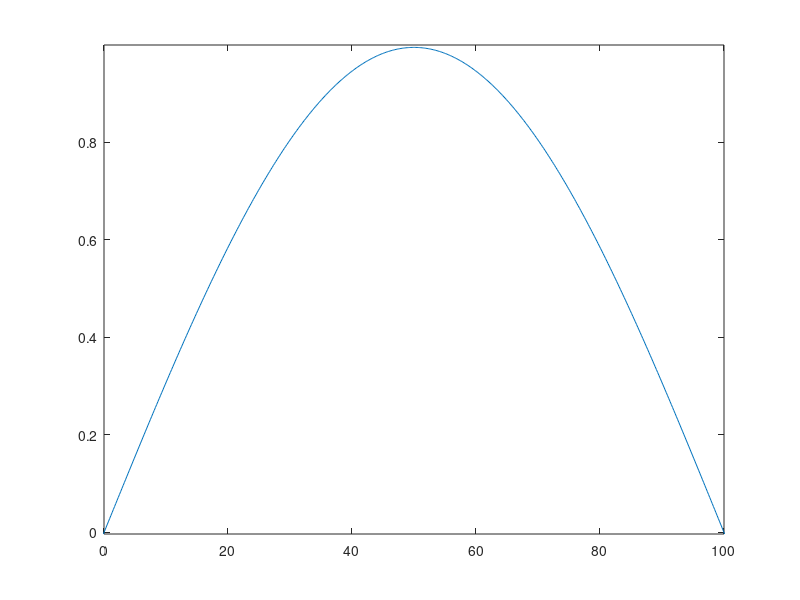

This figure's MATLAB source:
clear;close all;
% Set the number of grid points and build a cell-center grid
N=500;
L=100;
h=L/N;
x=-.5*h:h:L+.5*h;
x=x'; % Turn x into a column vector.
% Load the diffusion coefficient array (make it a column vector)
D=ones(N+2,1); % (just 1 for now--we'll change it later)
% Load Dm with average values D(j-1/2) and Dp with D(j+1/2)
Dm=zeros(N+2,1);Dp=zeros(N+2,1); % Make the column vectors
Dm(2:N+1)=.5*(D(2:N+1)+D(1:N)); % average j and j-1
Dp(2:N+1)=.5*(D(2:N+1)+D(3:N+2)); % average j and j+1
% Set the initial temperature distribution
T=sin(pi*x/L);
% Find the maximum of T for setting plot limits
Tmax=max(T);Tmin=min(T);
% Choose the time step tau.
% The max tau for explicit stability is a reasonable choice
tau = h^2/max(D)/2;
% Create the matrices A and B by loading them with zeros
A=zeros(N+2);
B=zeros(N+2);
% load A and B at interior points
const = 2*h^2 / tau;
for j=2:N+1
    A(j,j-1)= -Dm(j);
    A(j,j) = const + (Dm(j)+Dp(j));
    A(j,j+1)= -Dp(j);
    B(j,j-1)= Dm(j);
    B(j,j) = const-(Dm(j)+Dp(j));
    B(j,j+1)= Dp(j);
end
% load the boundary conditions into A and B
A(1,1)=0.5; A(1,2)=0.5; B(1,1)=0.; % T(0)=0
A(N+2,N+1)=0.5; A(N+2,N+2)=0.5; B(N+2,N+2)=0; % T(L)=0
% Set the number of time steps to take.
tfinal=5 ;
nsteps=tfinal/tau;
% This is the time advance loop.
for mtime=1:nsteps
    % define the time
    t=mtime*tau;
    % find the right-hand side for the solve at interior points
    r=B*T;
    % apply the boundary conditions
    r(1)=0; % T(0)=0
    r(N+2)=0; % T(L)=0
    % do the linear solve to update T
    
    %% 
    %%%%%%%%%%% A * T = r =>>>> Ax=b %%%% This is solved in each time step
    T=A\r;
    % Make a plot of T every once in a while.
    if(rem(mtime,5) == 0)
        plot(x,T)
        axis([0 L Tmin Tmax])
        pause(.1)
    end
end